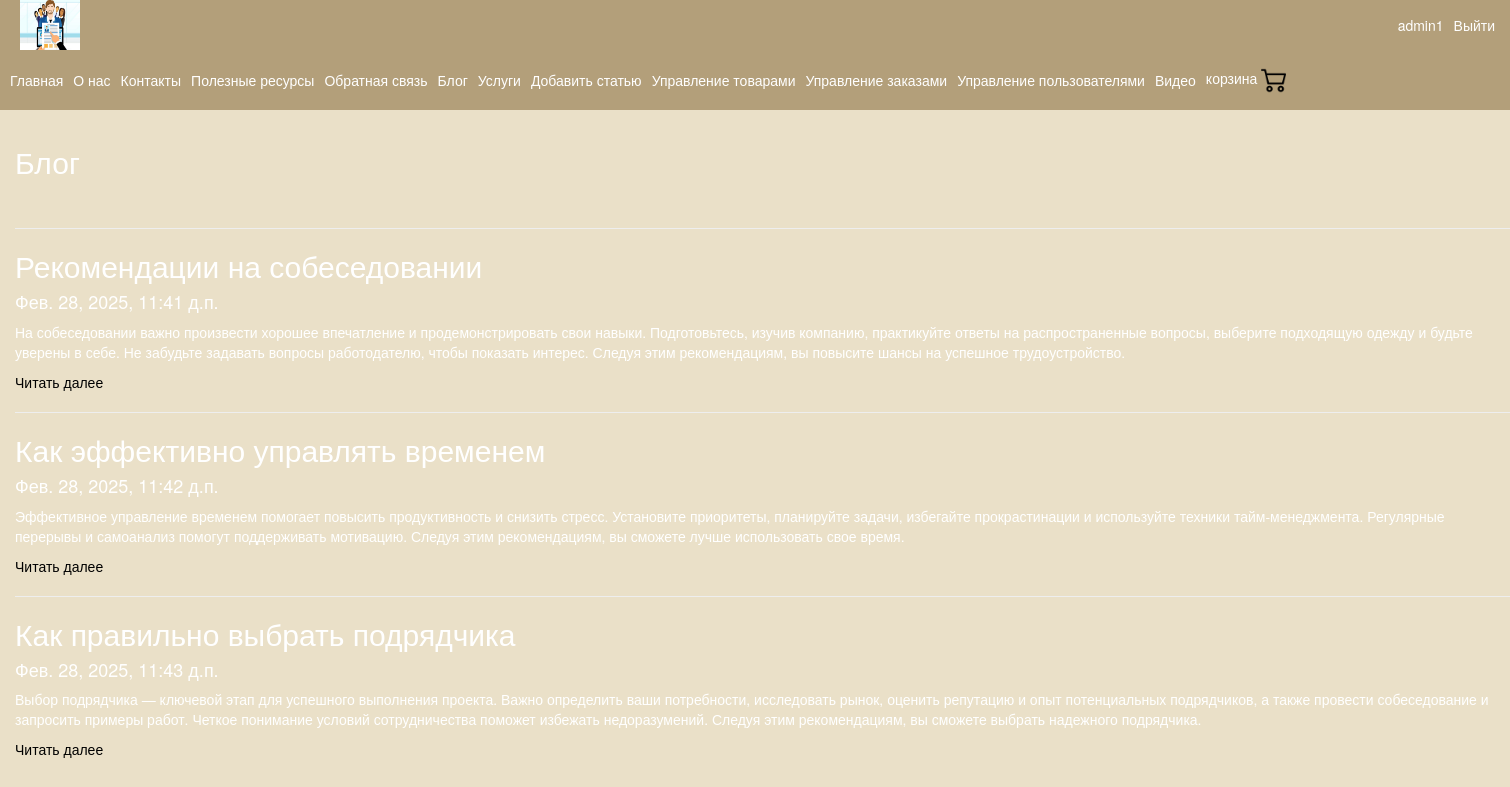
Page /blog/ (signed in) on the committed database.
### app/models.py (models this page shows)
class Blog(models.Model):
    title = models.CharField(max_length = 100, unique_for_date = "posted", verbose_name = "Заголовок")
    description = models.TextField(verbose_name = "Краткое содержание")
    content = models.TextField(verbose_name = "Полное содержание")
    posted = models.DateTimeField(default = datetime.now(), db_index = True, verbose_name = "Опубликована")
    author = models.ForeignKey(User, null=True, blank=True, on_delete = models.SET_NULL, verbose_name = "Автор")
    image = models.FileField(default = 'temp.jpg',verbose_name = 'Путь к картинке')

### app/views.py (the view)
# urls.py: path('blog/', views.blog, name='blog'),
def blog(request):
    posts = Blog.objects.all()
    assert isinstance(request,HttpRequest)
    return render(
        request,
        'app/blog.html',{
        'title':'Блог',
        'posts':posts,
        'year':datetime.now().year,
        })

### app/templates/app/blog.html
{% extends "app/layout.html" %}
{% block content %}
<address>
    <h2>{{title}}</h2>
    <br />
    {%for post in posts%}
    <hr />
    <div>
        <h2>{{post.title}}</h2>
        <h4>{{post.posted}}</h4>
        <p>{{post.description}}</p>
        <p><a href="{%url 'blogpost' parametr=post.id %}">Читать далее</a></p>
    </div>
    {%endfor%}
{% endblock %}

### app/templates/app/loginpartial.html (shortened to what this page needs)
﻿{% if user.is_authenticated %}
<form id="logoutForm" action="/logout/" method="post" class="logoutForm">
    <div class="login-name">{{ user.username }}</div>
    <a class="log-out" href="javascript:document.getElementById('logoutForm').submit()">Выйти</a>
</form>
{% else %}
<a class="log-in" href="{% url 'login' %}">Войти</a>
{% endif %}

### app/static/app/content/site.css (style rules this page uses)
body { margin:0px; padding:0px; }
a { color:black; }

### app/templates/app/layout.html (style rules this page uses)
div, h1, h2, h3 { color: white; }
body { background-color: #EAE0C8; }
.logoutForm { float: right; margin-right: 15px; display: flex; align-items: center; height: 100%; color: white; text-align: center; gap:10px; }
.log-out { color:white; }

### rows in the picture
Blog: title "Рекомендации на собеседовании", posted "Фев. 28, 2025, 11:41 д.п.", description "На собеседовании важно произвести хорошее впечатление и продемонстрировать свои навыки. Подготовьтесь, изучив компанию, практикуйте ответы на распространенные вопросы, выберите подходящую одежду и будьте уверены в себе. Не забудьте задавать вопросы работодателю, чтобы показать интерес. Следуя этим рекомендациям, вы повысите шансы на успешное трудоустройство."
Blog: title "Как эффективно управлять временем", posted "Фев. 28, 2025, 11:42 д.п.", description "Эффективное управление временем помогает повысить продуктивность и снизить стресс. Установите приоритеты, планируйте задачи, избегайте прокрастинации и используйте техники тайм-менеджмента. Регулярные перерывы и самоанализ помогут поддерживать мотивацию. Следуя этим рекомендациям, вы сможете лучше использовать свое время."
Blog: title "Как правильно выбрать подрядчика", posted "Фев. 28, 2025, 11:43 д.п.", description "Выбор подрядчика — ключевой этап для успешного выполнения проекта. Важно определить ваши потребности, исследовать рынок, оценить репутацию и опыт потенциальных подрядчиков, а также провести собеседование и запросить примеры работ. Четкое понимание условий сотрудничества поможет избежать недоразумений. Следуя этим рекомендациям, вы сможете выбрать надежного подрядчика."

### other values in the picture
{{ user.username }} "admin1"
{{ title }} "Блог"
